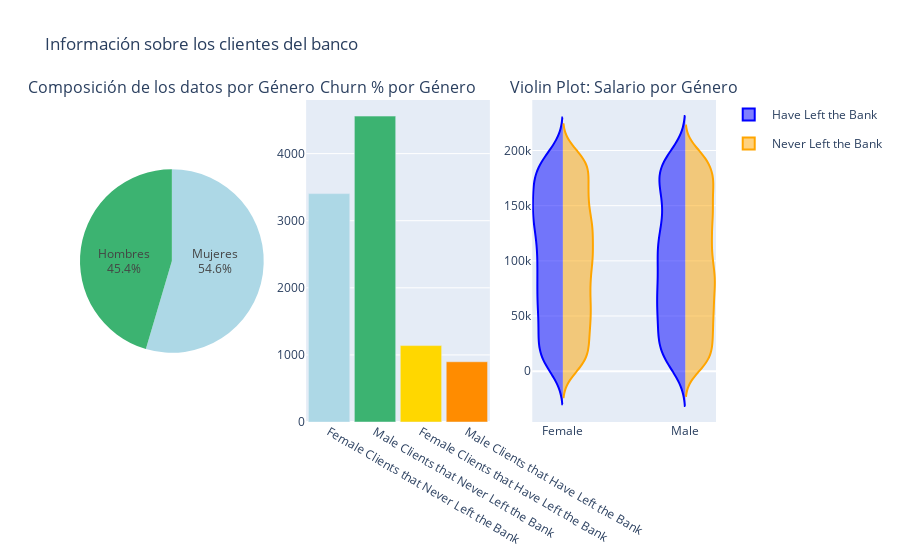

The notebook cell this image was saved under:
### Code cell
fig = make_subplots(rows = 1,
                    cols = 3,
                    specs =[[{"type": "pie"}, {"type": "bar"},{"type": "bar"}]],
                    subplot_titles=("Composición de los datos por Género", "Churn % por Género", 
                                    "Violin Plot: Salario por Género"))


# primer gráfico
level_count = df["gender"].value_counts()

fig.add_trace(
        go.Pie(
        labels=["Mujeres","Hombres"],
        values=level_count,
        textinfo='label + percent',
        insidetextorientation='radial', 
        marker_colors = ["lightblue", "mediumseagreen"],
        showlegend = False,
        domain=dict(x=[0, 0.5])
    ),
    row = 1,
    col = 1
)

# Segundo gráfico
groups = df.groupby(["churn","gender"])["churn"].count()

fig.add_trace(
    go.Bar(
        y = [groups.values[0],groups.values[1],groups.values[2],groups.values[3]],
        x = ["Female Clients that Never Left the Bank","Male Clients that Never Left the Bank","Female Clients that Have Left the Bank", "Male Clients that Have Left the Bank"],
        showlegend = False,
        marker_color = ["lightblue", "mediumseagreen", "gold", "darkorange"],
    ),
    row = 1,
    col = 2
)

# Tercer gráfico
fig.add_trace(
    go.Violin(
        x=df['gender'][ df['churn'] == 1 ],
        y=df['estimated_salary'][ df['churn'] == 1 ],
        legendgroup=' Has Left the Bank', scalegroup=' Have Left the Bank', name=' Have Left the Bank',
        side='negative',
        line_color='blue'
     ),
    row = 1,
    col = 3
)

  
fig.add_trace(
    go.Violin(
        x=df['gender'][ df['churn'] == 0 ],
        y=df['estimated_salary'][ df['churn'] == 0],
        legendgroup=' Never Left the Bank', scalegroup=' Never Left the Bank', name=' Never Left the Bank',
        side='positive',
        line_color='orange'
    ),
    row = 1,
    col = 3
)
# Modifico las dimensiones totales y el titulo global
fig.update_layout(title = "Información sobre los clientes del banco", bargap = 0.1)

fig.show()

### Figure 1 — Plotly figure (JSON) as saved in the notebook; plotly's stock layout.template omitted (floating-point values rounded to 4 significant figures; data arrays with more than 128 entries replaced by an {"elided": "..."} marker saying what was removed)
{"data": [{"domain": {"x": [0.0, 0.2889], "y": [0.0, 1.0]}, "insidetextorientation": "radial", "labels": ["Mujeres", "Hombres"], "marker": {"colors": ["lightblue", "mediumseagreen"]}, "showlegend": false, "textinfo": "label+percent", "values": [5457, 4543], "type": "pie"}, {"marker": {"color": ["lightblue", "mediumseagreen", "gold", "darkorange"]}, "showlegend": false, "x": ["Female Clients that Never Left the Bank", "Male Clients that Never Left the Bank", "Female Clients that Have Left the Bank", "Male Clients that Have Left the Bank"], "y": [3404, 4559, 1139, 898], "type": "bar", "xaxis": "x", "yaxis": "y"}, {"legendgroup": " Has Left the Bank", "line": {"color": "blue"}, "name": " Have Left the Bank", "scalegroup": " Have Left the Bank", "side": "negative", "x": {"elided": "2037 str values"}, "y": {"elided": "2037 float values"}, "type": "violin", "xaxis": "x2", "yaxis": "y2"}, {"legendgroup": " Never Left the Bank", "line": {"color": "orange"}, "name": " Never Left the Bank", "scalegroup": " Never Left the Bank", "side": "positive", "x": {"elided": "7963 str values"}, "y": {"elided": "7963 float values"}, "type": "violin", "xaxis": "x2", "yaxis": "y2"}], "layout": {"xaxis": {"anchor": "y", "domain": [0.3556, 0.6444]}, "yaxis": {"anchor": "x", "domain": [0.0, 1.0]}, "xaxis2": {"anchor": "y2", "domain": [0.7111, 1.0]}, "yaxis2": {"anchor": "x2", "domain": [0.0, 1.0]}, "annotations": [{"font": {"size": 16}, "showarrow": false, "text": "Composición de los datos por Género", "x": 0.1444, "xanchor": "center", "xref": "paper", "y": 1.0, "yanchor": "bottom", "yref": "paper"}, {"font": {"size": 16}, "showarrow": false, "text": "Churn % por Género", "x": 0.5, "xanchor": "center", "xref": "paper", "y": 1.0, "yanchor": "bottom", "yref": "paper"}, {"font": {"size": 16}, "showarrow": false, "text": "Violin Plot: Salario por Género", "x": 0.8556, "xanchor": "center", "xref": "paper", "y": 1.0, "yanchor": "bottom", "yref": "paper"}], "title": {"text": "Información sobre los clientes del banco"}, "bargap": 0.1}}
